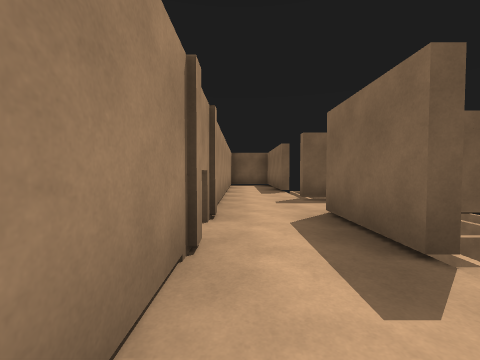
view 1 (above)

17 first-person views from a walk through a Unity game level. The camera is 1.3 m above the floor, tilts 2° down and sees 90° across. The floor is counted in squares, 2 m on a side. Each view is taken from the middle of a square. On the plan, view 1 faces up. The plan holds only what a view shows up to about 9 squares ahead; the rest is blank. The place goes on beyond the plan. The player is left out. Door leaves are left out, so doorways stand open.

view 2
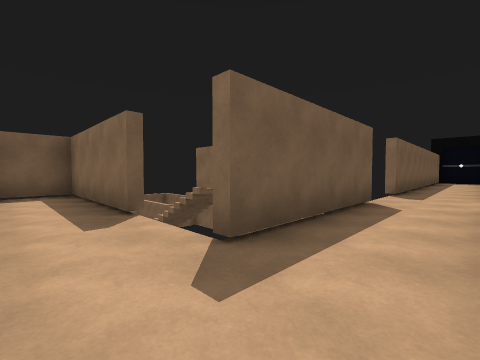

view 3
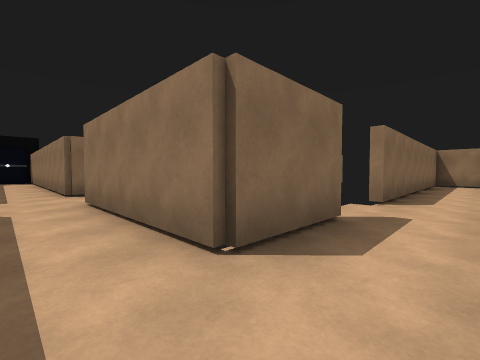

view 4
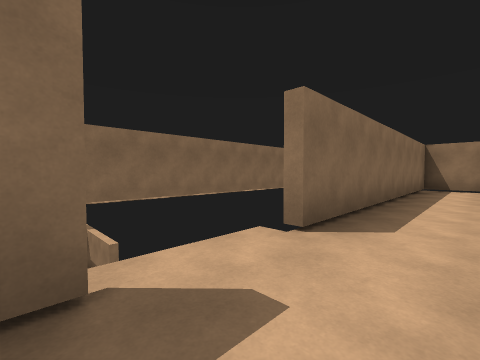

view 5
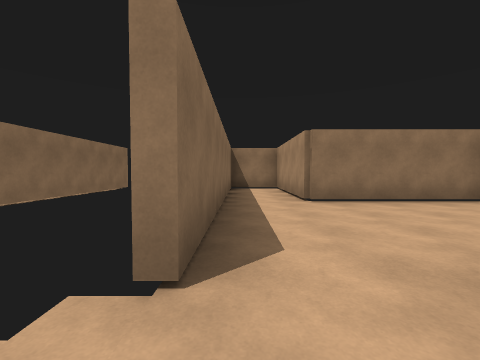

view 6
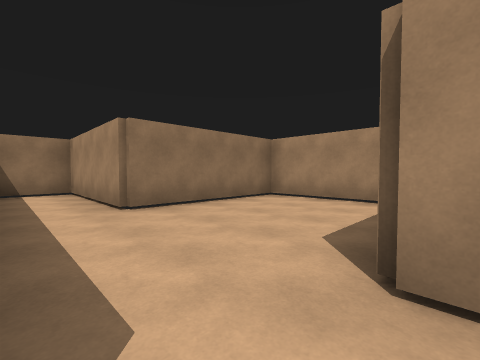

view 7
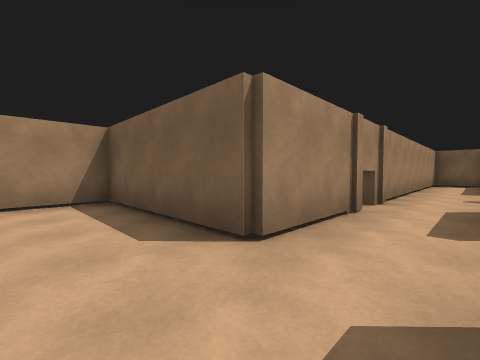

view 8
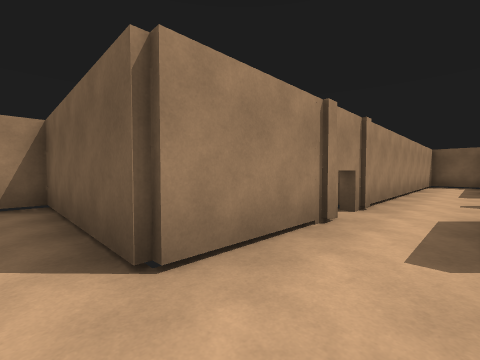

view 9
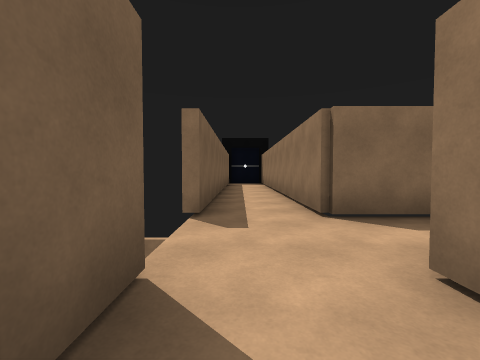

view 10
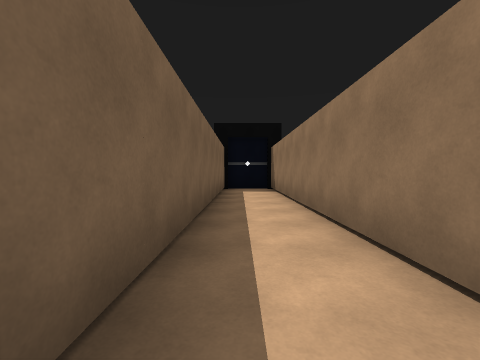

view 11
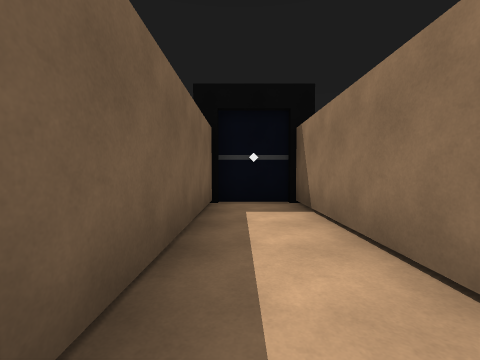

view 12
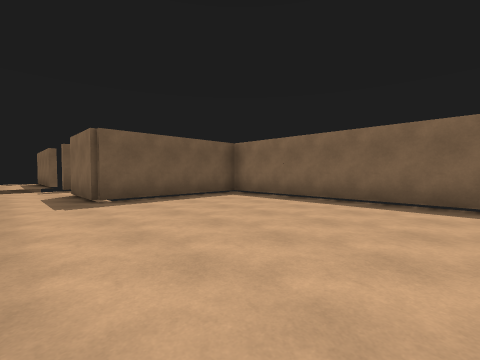

view 13
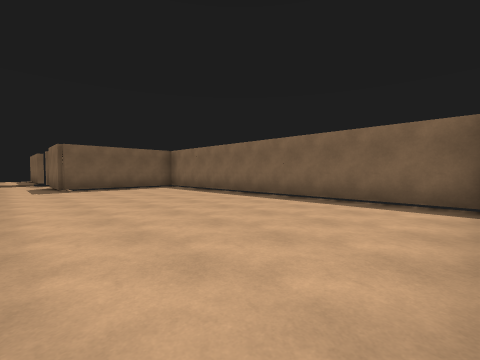

view 14
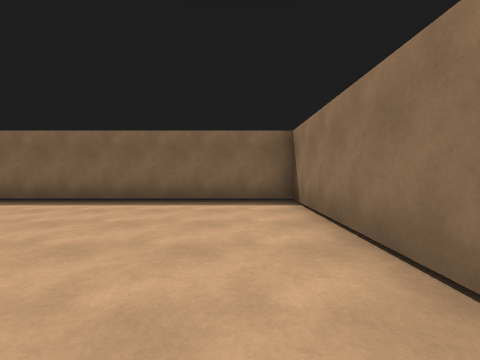

view 15
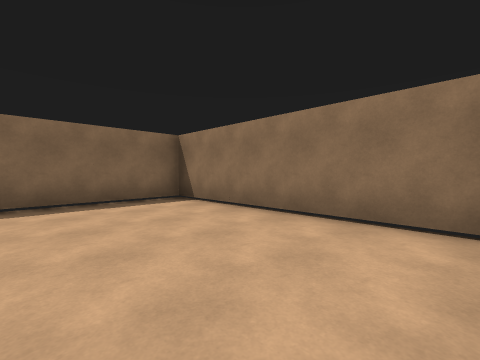

view 16
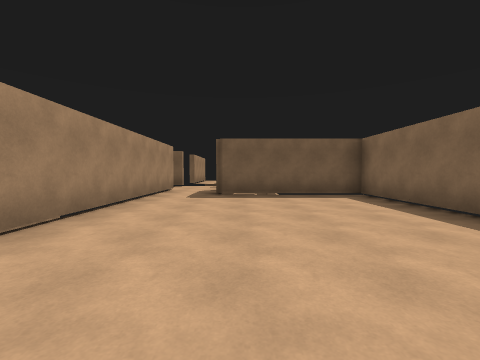

view 17
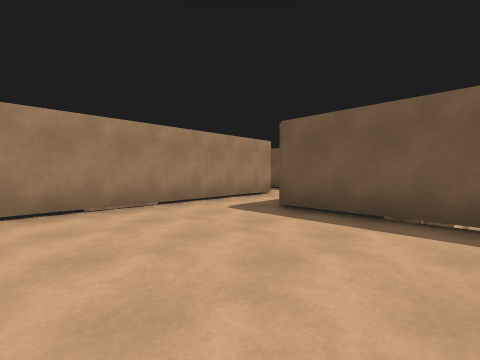

### Floor plan
Key: @ floor where view 1 was taken; # wall or solid block; x gap in a wall; . floor; / step, stairs or slope; D open door; ^ raised ledge; v drop or lower ground; O other object.
Columns run from 5 left of view 1 to 17 right of it. Each row starts with its distance up from view 1.
 12      ###
 11      ..#
 10     #..#
  9     #..#
  8     #DDx   vv^  v
  7     #..         v
  6     #..####vv##DD######
  5     #.........DD.......
  4     #......DD.DD......O
  3     #..####..#########O
  2     #..#  ##.#####
  1     #..//   .....#
  0 #####@.//  /.....#
 -1 #......#  #......#
 -2 #......#  #......#
 -3 #......#  #......#
 -4 #......#  #......#
 -5 #####..#  #......#
 -6     #..#  #......#
 -7     #..#  #......#
 -8     #..#  #......#
 -9     ####  ########

Where each view was taken, in squares from view 1:
view 1: 0 up, 0 right, facing up
view 2: 4 up, 0 right, facing up-right
view 3: 5 up, 0 right, facing down-right
view 4: 2 up, 0 right, facing down-right
view 5: 1 up, 1 right, facing down
view 6: 0 up, 1 right, facing down-left
view 7: 2 down, 1 right, facing up-left
view 8: 1 down, 1 right, facing up-left
view 9: 5 up, 4 right, facing right
view 10: 5 up, 8 right, facing right
view 11: 5 up, 12 right, facing right
view 12: 4 down, 6 right, facing up-right
view 13: 8 down, 6 right, facing up-right
view 14: 7 down, 6 right, facing right
view 15: 5 down, 6 right, facing down-right
view 16: 5 down, 8 right, facing up
view 17: 2 down, 10 right, facing up-left
